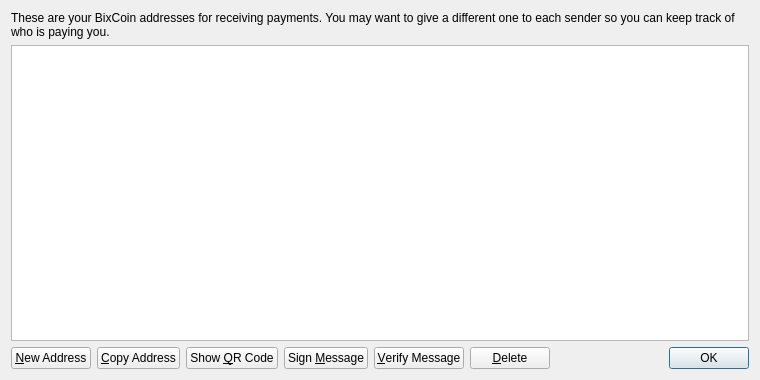
<?xml version="1.0" encoding="UTF-8"?>
<ui version="4.0">
 <class>AddressBookPage</class>
 <widget class="QWidget" name="AddressBookPage">
  <property name="geometry">
   <rect>
    <x>0</x>
    <y>0</y>
    <width>760</width>
    <height>380</height>
   </rect>
  </property>
  <property name="windowTitle">
   <string>Address Book</string>
  </property>
  <layout class="QVBoxLayout" name="verticalLayout">
   <item>
    <widget class="QLabel" name="labelExplanation">
     <property name="text">
      <string>These are your BixCoin addresses for receiving payments. You may want to give a different one to each sender so you can keep track of who is paying you.</string>
     </property>
     <property name="textFormat">
      <enum>Qt::PlainText</enum>
     </property>
     <property name="wordWrap">
      <bool>true</bool>
     </property>
    </widget>
   </item>
   <item>
    <widget class="QTableView" name="tableView">
     <property name="contextMenuPolicy">
      <enum>Qt::CustomContextMenu</enum>
     </property>
     <property name="toolTip">
      <string>Double-click to edit address or label</string>
     </property>
     <property name="tabKeyNavigation">
      <bool>false</bool>
     </property>
     <property name="selectionMode">
      <enum>QAbstractItemView::SingleSelection</enum>
     </property>
     <property name="selectionBehavior">
      <enum>QAbstractItemView::SelectRows</enum>
     </property>
     <property name="sortingEnabled">
      <bool>true</bool>
     </property>
     <attribute name="verticalHeaderVisible">
      <bool>false</bool>
     </attribute>
    </widget>
   </item>
   <item>
    <layout class="QHBoxLayout" name="horizontalLayout">
     <item>
      <widget class="QPushButton" name="newAddressButton">
       <property name="toolTip">
        <string>Create a new address</string>
       </property>
       <property name="text">
        <string>&amp;New Address</string>
       </property>
      </widget>
     </item>
     <item>
      <widget class="QPushButton" name="copyToClipboard">
       <property name="toolTip">
        <string>Copy the currently selected address to the system clipboard</string>
       </property>
       <property name="text">
        <string>&amp;Copy Address</string>
       </property>
      </widget>
     </item>
     <item>
      <widget class="QPushButton" name="showQRCode">
       <property name="text">
        <string>Show &amp;QR Code</string>
       </property>
      </widget>
     </item>
     <item>
      <widget class="QPushButton" name="signMessage">
       <property name="toolTip">
        <string>Sign a message to prove you own a BixCoin address</string>
       </property>
       <property name="text">
        <string>Sign &amp;Message</string>
       </property>
      </widget>
     </item>
     <item>
      <widget class="QPushButton" name="verifyMessage">
       <property name="toolTip">
        <string>Verify a message to ensure it was signed with a specified BixCoin address</string>
       </property>
       <property name="text">
        <string>&amp;Verify Message</string>
       </property>
      </widget>
     </item>
     <item>
      <widget class="QPushButton" name="deleteButton">
       <property name="toolTip">
        <string>Delete the currently selected address from the list</string>
       </property>
       <property name="text">
        <string>&amp;Delete</string>
       </property>
      </widget>
     </item>
     <item>
      <spacer name="horizontalSpacer">
       <property name="orientation">
        <enum>Qt::Horizontal</enum>
       </property>
       <property name="sizeHint" stdset="0">
        <size>
         <width>40</width>
         <height>20</height>
        </size>
       </property>
      </spacer>
     </item>
     <item>
      <widget class="QDialogButtonBox" name="buttonBox">
       <property name="sizePolicy">
        <sizepolicy hsizetype="Maximum" vsizetype="Fixed">
         <horstretch>0</horstretch>
         <verstretch>0</verstretch>
        </sizepolicy>
       </property>
       <property name="standardButtons">
        <set>QDialogButtonBox::Ok</set>
       </property>
      </widget>
     </item>
    </layout>
   </item>
  </layout>
 </widget>
 <resources>
  <include location="../bitcoin.qrc"/>
 </resources>
 <connections/>
</ui>
